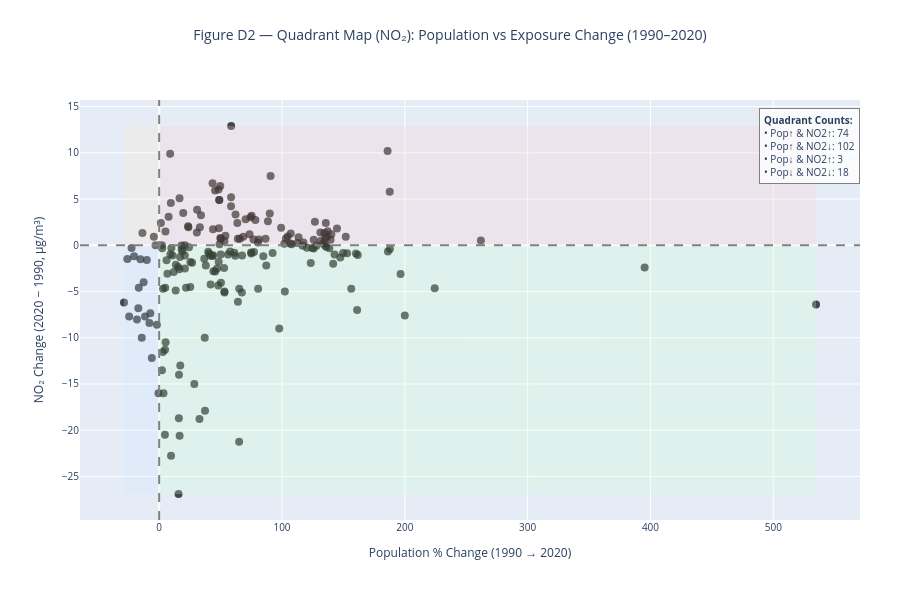

This figure's notebook cell:
### Code cell
fig_d2 = make_quadrant_figure(
    act4_data,
    y_col="ΔNO2",
    title_text="Figure D2 — Quadrant Map (NO₂): Population vs Exposure Change (1990–2020)",
    y_axis_title="NO₂ Change (2020 − 1990, µg/m³)",
    hover_unit_fmt=".1f",
)
fig_d2

### Figure 1 — Plotly figure (JSON) as saved in the notebook; plotly's stock layout.template omitted (floating-point values rounded to 4 significant figures; data arrays with more than 128 entries replaced by an {"elided": "..."} marker saying what was removed)
{"data": [{"hovertemplate": "%{text}<br>Pop %Δ: %{x:.1f}%<br>NO2 Δ: %{y:.1f}<extra></extra>", "marker": {"color": "rgba(0,0,0,0.7)", "size": 8}, "mode": "markers", "text": {"elided": "197 str values"}, "type": "scatter", "x": {"elided": "197 float values"}, "y": {"elided": "197 float values"}}], "layout": {"annotations": [{"align": "left", "bgcolor": "rgba(255,255,255,0.8)", "bordercolor": "gray", "borderpad": 4, "borderwidth": 1, "font": {"size": 10}, "showarrow": false, "text": "<b>Quadrant Counts:</b><br>• Pop↑ & NO2↑: 74<br>• Pop↑ & NO2↓: 102<br>• Pop↓ & NO2↑: 3<br>• Pop↓ & NO2↓: 18", "x": 1, "xref": "paper", "y": 0.98, "yref": "paper"}], "height": 600, "margin": {"b": 80, "l": 80, "r": 40, "t": 100}, "shapes": [{"fillcolor": "#ffcccc", "line": {"width": 0}, "opacity": 0.25, "type": "rect", "x0": 0, "x1": 534.8, "y0": 0, "y1": 12.9}, {"fillcolor": "#ccffcc", "line": {"width": 0}, "opacity": 0.25, "type": "rect", "x0": 0, "x1": 534.8, "y0": -26.9, "y1": 0}, {"fillcolor": "#cce5ff", "line": {"width": 0}, "opacity": 0.25, "type": "rect", "x0": -28.64, "x1": 0, "y0": -26.9, "y1": 0}, {"fillcolor": "#ffe5cc", "line": {"width": 0}, "opacity": 0.25, "type": "rect", "x0": -28.64, "x1": 0, "y0": 0, "y1": 12.9}, {"line": {"color": "gray", "dash": "dash"}, "type": "line", "x0": 0, "x1": 1, "xref": "x domain", "y0": 0, "y1": 0, "yref": "y"}, {"line": {"color": "gray", "dash": "dash"}, "type": "line", "x0": 0, "x1": 0, "xref": "x", "y0": 0, "y1": 1, "yref": "y domain"}], "title": {"font": {"size": 14}, "text": "Figure D2 — Quadrant Map (NO₂): Population vs Exposure Change (1990–2020)", "x": 0.5, "xanchor": "center", "y": 0.95, "yanchor": "top"}, "xaxis": {"tickfont": {"size": 10}, "title": {"font": {"size": 12}, "text": "Population % Change (1990 → 2020)"}}, "yaxis": {"tickfont": {"size": 10}, "title": {"font": {"size": 12}, "text": "NO₂ Change (2020 − 1990, µg/m³)"}}}}
